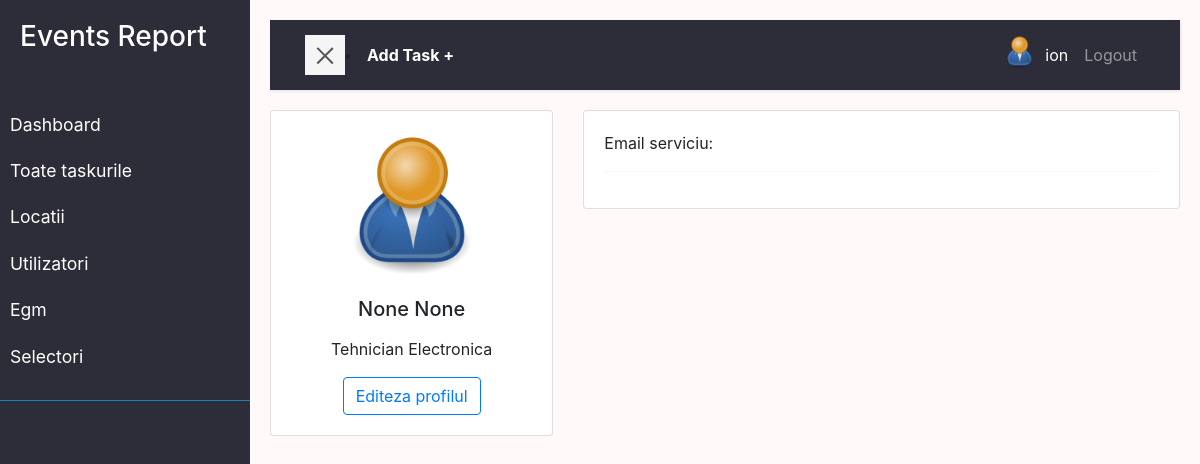
Page /user/account/ (signed in) on the earlier database version.
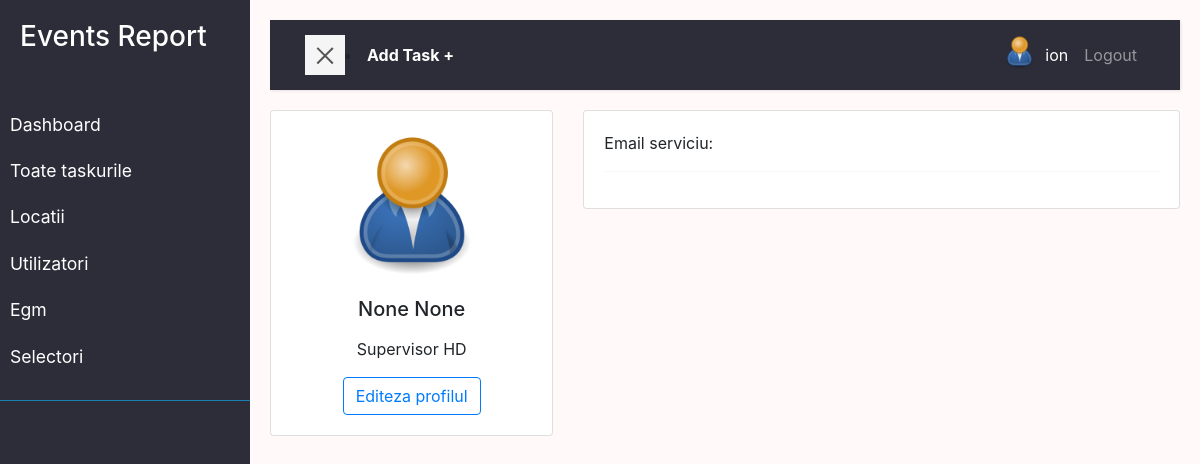
Same page on the later database version.
### user/models.py (models this page shows, shortened)
class Profile(models.Model):
    user = models.OneToOneField(
        User, on_delete=models.DO_NOTHING, null=True, blank=True)
    nume = models.CharField(max_length=200, blank=True, null=True)
    prenume = models.CharField(max_length=200, blank=True, null=True)
    email = models.EmailField(max_length=500, blank=True, null=True)
    email_serviciu = models.EmailField(
        max_length=500, unique=True, blank=True, null=True)
    username = models.CharField(max_length=200, blank=True, null=True)
    location = models.CharField(max_length=200, blank=True, null=True)
    functie = models.CharField(
        max_length=200, blank=True, null=True, default='Tehnician Electronica')
    profile_image = models.ImageField(
        null=True, blank=True, upload_to='profiles/', default='profiles/user-default.png')
    url_facebook = models.CharField(max_length=200, blank=True, null=True)
    phone = models.CharField(max_length=200, blank=True, null=True)
    phone_serviciu = models.CharField(max_length=200, blank=True, null=True)
    created = models.DateTimeField(auto_now_add=True)
    id = models.UUIDField(default=uuid.uuid4, unique=True,
                          primary_key=True, editable=False)
    class Meta:
        ordering = ['created']
    @property
    def imageURL(self):
        try:
            url = self.profile_image.url
        except:
            url = ''
        return url

### user/views.py (the view)
# urls.py: path('account/', views.userAccount, name='account'),
@login_required(login_url='login')
def userAccount(request):
    profile = request.user.profile
    context = {'profile': profile}
    return render(request, 'user/account.html', context)

### user/templates/user/account.html (shortened to what this page needs)
{% extends 'main.html' %}
{% block content %}
  <section >
      <div class="row">
        <div class="col-lg-4">
          <div class="card mb-4">
            <div class="card-body text-center">
              <img src="{{profile.imageURL}}" alt="avatar"
                class="rounded-circle img-fluid" style="width: 150px;">
              <h5 class="my-3">{{profile.nume}} {{profile.prenume}}</h5>
              <p>{{profile.functie}}</p>
              <a class="btn btn-outline-primary" href="{% url 'edith_account' %}?next=/user/account">Editeza profilul</a>
            </div>
          </div>
        </div>
        <div class="col-lg-8">
          <div class="card mb-4">
            <div class="card-body">
              <div class="row">
                <div class="col-sm-3">
                  <p class="mb-0">Email serviciu:</p>
                </div>
                <div class="col-sm-9">
                </div>
              </div>
              <hr>
            </div>
          </div>
        </div>
      </div>
  </section>
{% endblock content %}

Differences in the rows shown:
changed Profile "None": functie "Tehnician Electronica" → "Supervisor HD"
